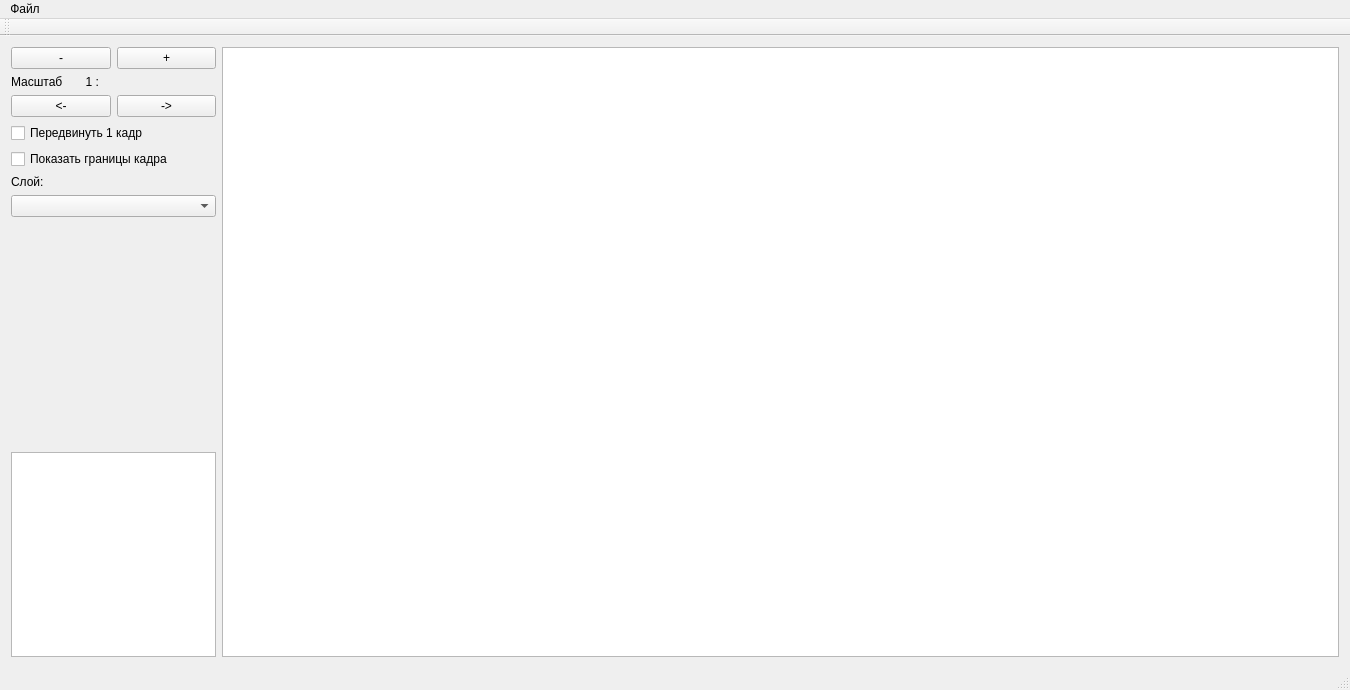
<?xml version="1.0" encoding="UTF-8"?>
<ui version="4.0">
 <class>MainWindow</class>
 <widget class="QMainWindow" name="MainWindow">
  <property name="geometry">
   <rect>
    <x>0</x>
    <y>0</y>
    <width>1350</width>
    <height>690</height>
   </rect>
  </property>
  <property name="windowTitle">
   <string>Сборка панорамы</string>
  </property>
  <widget class="QWidget" name="centralWidget">
   <layout class="QGridLayout" name="gridLayout">
    <item row="0" column="1" rowspan="9">
     <widget class="QGraphicsView" name="Picture">
      <property name="sizeAdjustPolicy">
       <enum>QAbstractScrollArea::AdjustIgnored</enum>
      </property>
     </widget>
    </item>
    <item row="0" column="0" rowspan="2">
     <layout class="QVBoxLayout" name="verticalLayout">
      <item>
       <layout class="QHBoxLayout" name="horizontalLayout_5">
        <item>
         <widget class="QPushButton" name="pushButton_8">
          <property name="text">
           <string>-</string>
          </property>
         </widget>
        </item>
        <item>
         <widget class="QPushButton" name="pushButton_9">
          <property name="text">
           <string>+</string>
          </property>
         </widget>
        </item>
       </layout>
      </item>
      <item>
       <layout class="QHBoxLayout" name="horizontalLayout_4">
        <item>
         <widget class="QLabel" name="label_9">
          <property name="sizePolicy">
           <sizepolicy hsizetype="Minimum" vsizetype="Minimum">
            <horstretch>0</horstretch>
            <verstretch>0</verstretch>
           </sizepolicy>
          </property>
          <property name="text">
           <string>Масштаб       1 :</string>
          </property>
         </widget>
        </item>
        <item>
         <widget class="QLabel" name="pix">
          <property name="sizePolicy">
           <sizepolicy hsizetype="Minimum" vsizetype="Minimum">
            <horstretch>0</horstretch>
            <verstretch>0</verstretch>
           </sizepolicy>
          </property>
         </widget>
        </item>
       </layout>
      </item>
      <item>
       <layout class="QHBoxLayout" name="horizontalLayout_3">
        <item>
         <widget class="QPushButton" name="last">
          <property name="text">
           <string>&lt;-</string>
          </property>
         </widget>
        </item>
        <item>
         <widget class="QPushButton" name="next">
          <property name="text">
           <string>-&gt;</string>
          </property>
         </widget>
        </item>
       </layout>
      </item>
      <item>
       <widget class="QCheckBox" name="checkBox">
        <property name="text">
         <string>Передвинуть 1 кадр</string>
        </property>
       </widget>
      </item>
      <item>
       <widget class="QCheckBox" name="checkBox_2">
        <property name="text">
         <string>Показать границы кадра</string>
        </property>
       </widget>
      </item>
      <item>
       <widget class="QLabel" name="Layer_label">
        <property name="text">
         <string>Слой:</string>
        </property>
       </widget>
      </item>
      <item>
       <widget class="QComboBox" name="NumberOfLayer"/>
      </item>
     </layout>
    </item>
    <item row="8" column="0">
     <widget class="QGraphicsView" name="map">
      <property name="sizePolicy">
       <sizepolicy hsizetype="Preferred" vsizetype="Preferred">
        <horstretch>0</horstretch>
        <verstretch>0</verstretch>
       </sizepolicy>
      </property>
      <property name="minimumSize">
       <size>
        <width>205</width>
        <height>205</height>
       </size>
      </property>
      <property name="maximumSize">
       <size>
        <width>205</width>
        <height>205</height>
       </size>
      </property>
      <property name="baseSize">
       <size>
        <width>204</width>
        <height>204</height>
       </size>
      </property>
      <property name="verticalScrollBarPolicy">
       <enum>Qt::ScrollBarAlwaysOff</enum>
      </property>
      <property name="horizontalScrollBarPolicy">
       <enum>Qt::ScrollBarAlwaysOff</enum>
      </property>
      <property name="sizeAdjustPolicy">
       <enum>QAbstractScrollArea::AdjustIgnored</enum>
      </property>
      <property name="renderHints">
       <set>QPainter::SmoothPixmapTransform</set>
      </property>
      <property name="resizeAnchor">
       <enum>QGraphicsView::NoAnchor</enum>
      </property>
     </widget>
    </item>
    <item row="3" column="0">
     <spacer name="verticalSpacer">
      <property name="orientation">
       <enum>Qt::Vertical</enum>
      </property>
      <property name="sizeHint" stdset="0">
       <size>
        <width>20</width>
        <height>40</height>
       </size>
      </property>
     </spacer>
    </item>
   </layout>
  </widget>
  <widget class="QMenuBar" name="menuBar">
   <property name="geometry">
    <rect>
     <x>0</x>
     <y>0</y>
     <width>1350</width>
     <height>17</height>
    </rect>
   </property>
   <widget class="QMenu" name="menu">
    <property name="title">
     <string>Файл</string>
    </property>
    <addaction name="action"/>
    <addaction name="action_2"/>
    <addaction name="action_3"/>
   </widget>
   <addaction name="menu"/>
  </widget>
  <widget class="QToolBar" name="mainToolBar">
   <attribute name="toolBarArea">
    <enum>TopToolBarArea</enum>
   </attribute>
   <attribute name="toolBarBreak">
    <bool>false</bool>
   </attribute>
  </widget>
  <widget class="QStatusBar" name="statusBar"/>
  <action name="action">
   <property name="text">
    <string>Открыть</string>
   </property>
  </action>
  <action name="action_2">
   <property name="text">
    <string>Сохранить</string>
   </property>
  </action>
  <action name="action_3">
   <property name="text">
    <string>Восстановить</string>
   </property>
  </action>
 </widget>
 <layoutdefault spacing="6" margin="11"/>
 <resources/>
 <connections/>
</ui>
